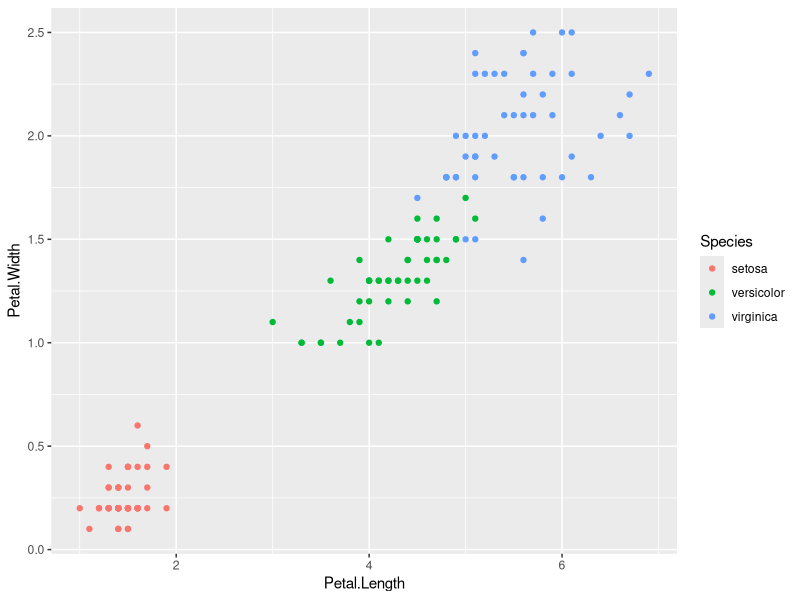
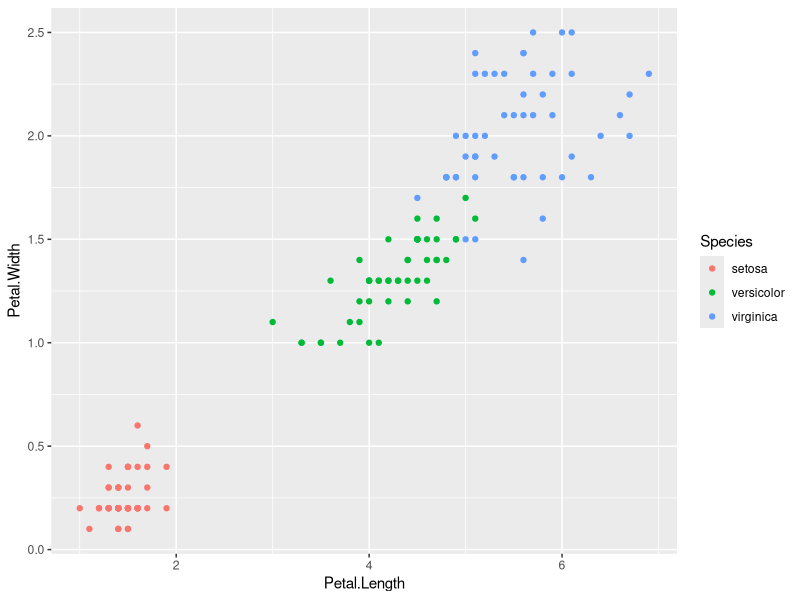
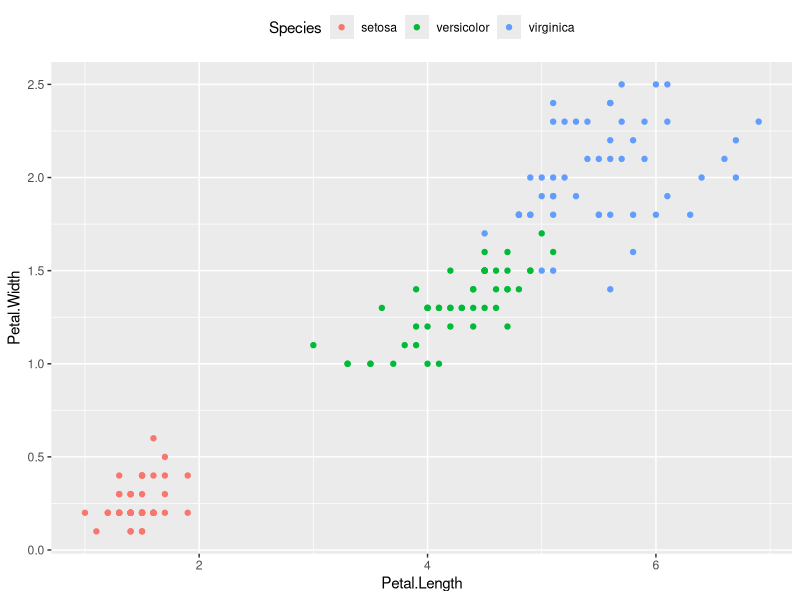
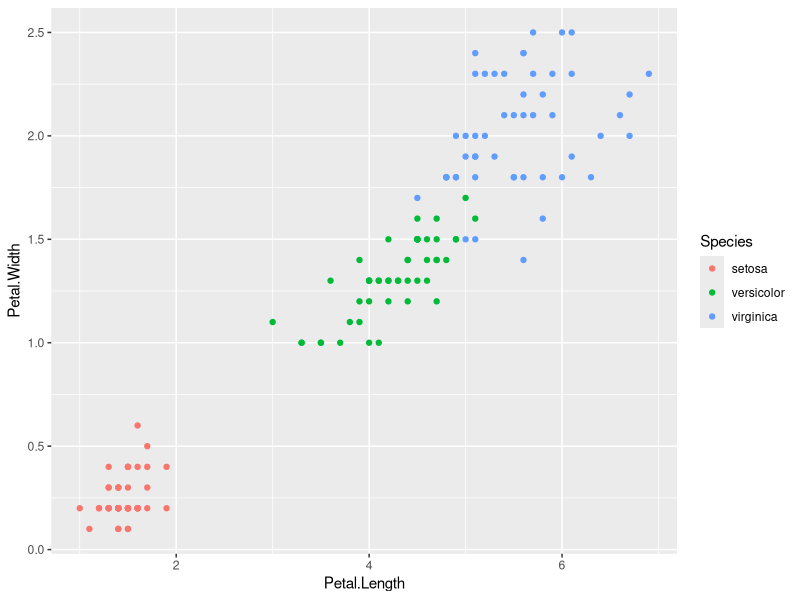

R code for these plots, in order:
## ---- chunk 1
library(tidyverse)
## ---- chunk 2
ggplot(iris, aes(Petal.Length, Petal.Width)) + 
  geom_point(aes(color = Species))
## ---- chunk 3
a <- ggplot(iris, aes(Petal.Length, Petal.Width)) + 
  geom_point(aes(color=Species))
## ---- chunk 4
a
## ---- chunk 5
a + theme(legend.position = "top")
## ---- chunk 6
a <- ggplot(iris, aes(Petal.Length, Petal.Width)) + 
  geom_point(aes(color = Species))
## ---- chunk 7
# Assign a the value 10
a <- 10
# Print out the object a
a

a <- c(1,50,200)
a

a <- "Hello, world!"
a

a <- geom_point(data = iris, aes(Petal.Length, Petal.Width, color = Species))
ggplot() +
  a
## ---- chunk 8
a <- 10
a <- a + 1

b = 10
b = b+1

a == b
## ---- chunk 9
SampleVector <- c(1,2,3)
class(SampleVector)
## ---- chunk 10
data.frame(x = c(1,2,3),
           y = c("a","b","c"),
           z = c(TRUE, TRUE, FALSE))
## ---- chunk 11
1/49 * 49 == 1
near(1/49 * 49, 1)
